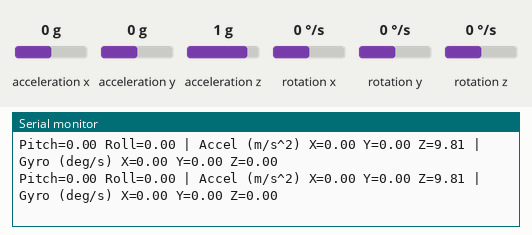
Simulated run of this sketch. Board: Arduino Uno, built with avr-gcc and run on an emulated ATmega328P. On the bench: the last lines printed to the serial monitor. Wiring (inferred from the names in the program): MPU-6050 motion sensor at I2C address 0x68. The inputs (shaded band) are chosen by the test bench; at power-on: acceleration x 0 g, acceleration y 0 g, acceleration z 1 g, rotation x 0 °/s, rotation y 0 °/s, rotation z 0 °/s.

Above: at 4.6 s.
4.7 s: acceleration x set to -0.8 g
At 5.8 s:
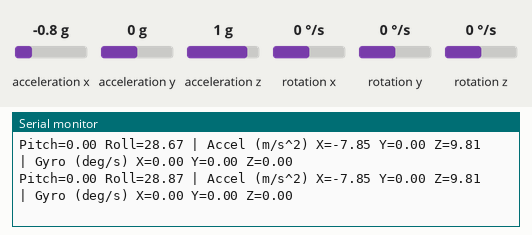
7.7 s: acceleration y set to -0.8 g
At 8.5 s:
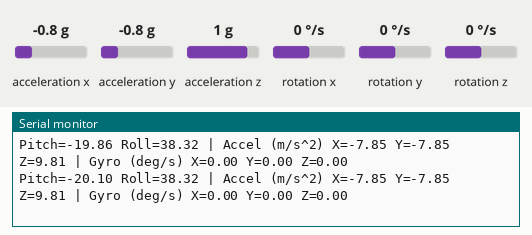
10.7 s: acceleration z set to -1.4 g
At 11.8 s:
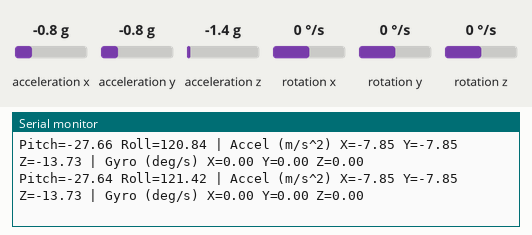
13.7 s: rotation x set to -192 °/s
At 14.8 s:
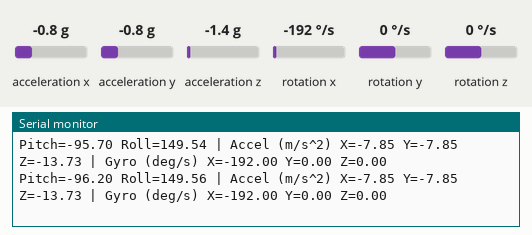
16.7 s: rotation y set to -192 °/s
At 17.6 s:
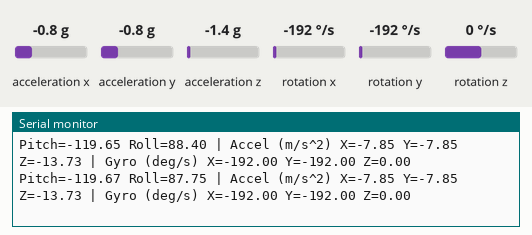
19.7 s: rotation z set to 10 °/s
At 20.7 s:
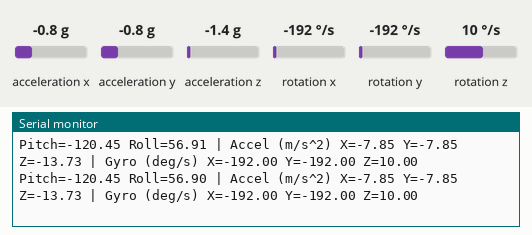
Timing chart, 0 to 22.7 s (numbered marks = the images above; inputs shaded):
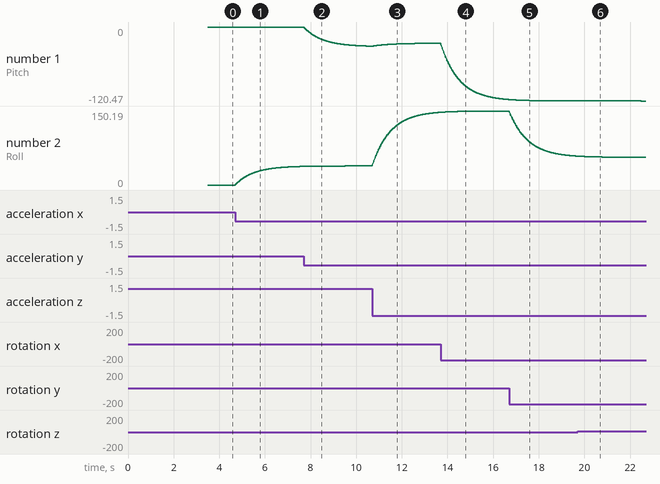

The sketch:

MPU6050_Gy87_Gy521_Calibrado.ino
```cpp
/*
MPU 6050 Código de prueba

Este es el código de prueba para el MPU6050 con calibracion implementada que se puede encontrar en placas como el Gy-521 o el Gy-87

Link del video sobre como usar los registros: https://youtu.be/M9lZ5Qy5S2s?si=_7S1XLJ0XDP_fVhh
*/

#include <Wire.h>
#include <math.h>

// Lecturas crudas
int16_t accelX, accelY, accelZ;
int16_t gyroX, gyroY, gyroZ;

// Lecturas físicas
float accelX_mps2, accelY_mps2, accelZ_mps2;
float gyroX_dps, gyroY_dps, gyroZ_dps;

// Offsets
float accelX_offset = 0;
float accelY_offset = 0;
float accelZ_offset = 0;
float gyroX_offset = 0;
float gyroY_offset = 0;
float gyroZ_offset = 0;

// Constantes
const float ACC_SENS = 16384.0;   // ±2g
const float GYRO_SENS = 131.0;    // ±250°/s
const float G_TO_MPS2 = 9.80665;
const float dt = 0.01;            // 100 Hz
const float alpha = 0.98;         // Filtro complementario
const float accelThreshold = 0.05; // m/s² deadband
const float filterVelAlpha = 0.95; // Suavizado de velocidad

// Ángulos
float pitch = 0;
float roll = 0;

void setup() {
  Serial.begin(115200);
  Wire.begin();
  setupMPU();
  calibrateMPU();
  Serial.println("Inicio completo. Leyendo datos...");
}

void loop() {
  recordAccelRegisters();
  recordGyroRegisters();
  processAccelData();
  processGyroData();

  // ---------------- Filtro complementario ----------------
  float pitchAcc = atan2(accelY_mps2, sqrt(accelX_mps2*accelX_mps2 + accelZ_mps2*accelZ_mps2)) * 180.0 / PI;
  float rollAcc  = atan2(-accelX_mps2, accelZ_mps2) * 180.0 / PI;

  pitch = alpha * (pitch + gyroX_dps * dt) + (1 - alpha) * pitchAcc;
  roll  = alpha * (roll + gyroY_dps * dt)  + (1 - alpha) * rollAcc;

  // ---------------- Compensar gravedad ----------------
  float gX = G_TO_MPS2 * sin(pitch * PI/180);
  float gY = G_TO_MPS2 * sin(roll * PI/180);
  float gZ = G_TO_MPS2 * cos(pitch * PI/180) * cos(roll * PI/180);

  float ax_lin = accelX_mps2 - gX;
  float ay_lin = accelY_mps2 - gY;

  // ---------------- Deadband ----------------
  if(abs(ax_lin) < accelThreshold) ax_lin = 0;
  if(abs(ay_lin) < accelThreshold) ay_lin = 0;

  // ---------------- Imprimir datos ----------------
  Serial.print("Pitch=");
  Serial.print(pitch,2);
  Serial.print(" Roll=");
  Serial.print(roll,2);

  Serial.print(" | Accel (m/s^2) X=");
  Serial.print(accelX_mps2,2);
  Serial.print(" Y=");
  Serial.print(accelY_mps2,2);
  Serial.print(" Z=");
  Serial.print(accelZ_mps2,2);

  Serial.print(" | Gyro (deg/s) X=");
  Serial.print(gyroX_dps,2);
  Serial.print(" Y=");
  Serial.print(gyroY_dps,2);
  Serial.print(" Z=");
  Serial.println(gyroZ_dps,2);

  delay(10); // 100 Hz
}

// ---------------------- Configuración MPU ----------------------
void setupMPU() {
  Wire.beginTransmission(0x68);
  Wire.write(0x6B); Wire.write(0x00); Wire.endTransmission(); // Wake up
  Wire.beginTransmission(0x68);
  Wire.write(0x1B); Wire.write(0x00); Wire.endTransmission(); // Gyro ±250°/s
  Wire.beginTransmission(0x68);
  Wire.write(0x1C); Wire.write(0x00); Wire.endTransmission(); // Accel ±2g
}

// ---------------------- Calibración ----------------------
void calibrateMPU() {
  long sumAx=0, sumAy=0, sumAz=0;
  long sumGx=0, sumGy=0, sumGz=0;
  const int N = 500;

  Serial.println("Calibrando MPU6050, mantenga el sensor quieto...");
  for(int i=0; i<N; i++){
    recordAccelRegisters();
    recordGyroRegisters();
    sumAx += accelX; sumAy += accelY; sumAz += accelZ;
    sumGx += gyroX; sumGy += gyroY; sumGz += gyroZ;
    delay(5);
  }

  accelX_offset = (sumAx / N) / ACC_SENS * G_TO_MPS2;
  accelY_offset = (sumAy / N) / ACC_SENS * G_TO_MPS2;
  accelZ_offset = ((sumAz / N) / ACC_SENS * G_TO_MPS2) - G_TO_MPS2;

  gyroX_offset = (sumGx / N) / GYRO_SENS;
  gyroY_offset = (sumGy / N) / GYRO_SENS;
  gyroZ_offset = (sumGz / N) / GYRO_SENS;

  Serial.println("Calibración completa.");
}

// ---------------------- Lectura acelerómetro ----------------------
void recordAccelRegisters() {
  Wire.beginTransmission(0x68);
  Wire.write(0x3B);
  Wire.endTransmission();
  Wire.requestFrom(0x68,6);
  while(Wire.available()<6);
  accelX = (int16_t)(Wire.read()<<8 | Wire.read());
  accelY = (int16_t)(Wire.read()<<8 | Wire.read());
  accelZ = (int16_t)(Wire.read()<<8 | Wire.read());
}

void processAccelData() {
  accelX_mps2 = (accelX / ACC_SENS) * G_TO_MPS2 - accelX_offset;
  accelY_mps2 = (accelY / ACC_SENS) * G_TO_MPS2 - accelY_offset;
  accelZ_mps2 = (accelZ / ACC_SENS) * G_TO_MPS2 - accelZ_offset;
}

// ---------------------- Lectura giroscopio ----------------------
void recordGyroRegisters() {
  Wire.beginTransmission(0x68);
  Wire.write(0x43);
  Wire.endTransmission();
  Wire.requestFrom(0x68,6);
  while(Wire.available()<6);
  gyroX = (int16_t)(Wire.read()<<8 | Wire.read());
  gyroY = (int16_t)(Wire.read()<<8 | Wire.read());
  gyroZ = (int16_t)(Wire.read()<<8 | Wire.read());
}

void processGyroData() {
  gyroX_dps = (gyroX / GYRO_SENS) - gyroX_offset;
  gyroY_dps = (gyroY / GYRO_SENS) - gyroY_offset;
  gyroZ_dps = (gyroZ / GYRO_SENS) - gyroZ_offset;
}


/*
#include <Wire.h>
#include <math.h>

// Lecturas crudas
int16_t accelX, accelY, accelZ;
int16_t gyroX, gyroY, gyroZ;

// Lecturas físicas
float accelX_mps2, accelY_mps2, accelZ_mps2;
float gyroX_dps, gyroY_dps, gyroZ_dps;

// Offsets calculados en calibración
float accelX_offset = 0;
float accelY_offset = 0;
float accelZ_offset = 0;
float gyroX_offset = 0;
float gyroY_offset = 0;
float gyroZ_offset = 0;

// Constantes
const float ACC_SENS = 16384.0;   // ±2g
const float GYRO_SENS = 131.0;    // ±250°/s
const float G_TO_MPS2 = 9.80665;
const float dt = 0.01;            // 10 ms ~100Hz
const float alpha = 0.98;         // Filtro complementario

// Ángulos
float pitch = 0;
float roll = 0;

// Velocidad lineal
float vX = 0, vY = 0;

void setup() {
  Serial.begin(115200);
  Wire.begin();
  setupMPU();
  calibrateMPU();
  Serial.println("Inicio completo. Leyendo datos...");
}

void loop() {
  recordAccelRegisters();
  recordGyroRegisters();
  processAccelData();
  processGyroData();

  // ---------------- Filtro complementario ----------------
  float pitchAcc = atan2(accelY_mps2, sqrt(accelX_mps2*accelX_mps2 + accelZ_mps2*accelZ_mps2)) * 180.0 / PI;
  float rollAcc  = atan2(-accelX_mps2, accelZ_mps2) * 180.0 / PI;

  pitch = alpha * (pitch + gyroX_dps * dt) + (1 - alpha) * pitchAcc;
  roll  = alpha * (roll + gyroY_dps * dt)  + (1 - alpha) * rollAcc;

  // ---------------- Compensar gravedad ----------------
  float gX = G_TO_MPS2 * sin(pitch * PI/180);
  float gY = G_TO_MPS2 * sin(roll * PI/180);
  float gZ = G_TO_MPS2 * cos(pitch * PI/180) * cos(roll * PI/180);

  float ax_lin = accelX_mps2 - gX;
  float ay_lin = accelY_mps2 - gY;
  // Z se puede calcular si quieres velocidad vertical
  // float az_lin = accelZ_mps2 - gZ;

  // ---------------- Integración para velocidad ----------------
  vX += ax_lin * dt;
  vY += ay_lin * dt;

  // ---------------- Imprimir datos ----------------
  Serial.print("Pitch=");
  Serial.print(pitch,2);
  Serial.print(" Roll=");
  Serial.print(roll,2);

  Serial.print(" | Velocidad (m/s) X=");
  Serial.print(vX,2);
  Serial.print(" Y=");
  Serial.print(vY,2);

  Serial.print(" | Accel (m/s^2) X=");
  Serial.print(accelX_mps2,2);
  Serial.print(" Y=");
  Serial.print(accelY_mps2,2);
  Serial.print(" Z=");
  Serial.print(accelZ_mps2,2);

  Serial.print(" | Gyro (deg/s) X=");
  Serial.print(gyroX_dps,2);
  Serial.print(" Y=");
  Serial.print(gyroY_dps,2);
  Serial.print(" Z=");
  Serial.println(gyroZ_dps,2);

  delay(10); // 100 Hz
}

// ---------------------- Configuración MPU ----------------------
void setupMPU() {
  Wire.beginTransmission(0x68);
  Wire.write(0x6B); Wire.write(0x00); Wire.endTransmission(); // Wake up
  Wire.beginTransmission(0x68);
  Wire.write(0x1B); Wire.write(0x00); Wire.endTransmission(); // Gyro ±250°/s
  Wire.beginTransmission(0x68);
  Wire.write(0x1C); Wire.write(0x00); Wire.endTransmission(); // Accel ±2g
}

// ---------------------- Calibración ----------------------
void calibrateMPU() {
  long sumAx=0, sumAy=0, sumAz=0;
  long sumGx=0, sumGy=0, sumGz=0;
  const int N = 500;

  Serial.println("Calibrando MPU6050, mantenga el sensor quieto...");
  for(int i=0; i<N; i++){
    recordAccelRegisters();
    recordGyroRegisters();
    sumAx += accelX; sumAy += accelY; sumAz += accelZ;
    sumGx += gyroX; sumGy += gyroY; sumGz += gyroZ;
    delay(5);
  }

  accelX_offset = (sumAx / N) / ACC_SENS * G_TO_MPS2;
  accelY_offset = (sumAy / N) / ACC_SENS * G_TO_MPS2;
  accelZ_offset = ((sumAz / N) / ACC_SENS * G_TO_MPS2) - G_TO_MPS2;

  gyroX_offset = (sumGx / N) / GYRO_SENS;
  gyroY_offset = (sumGy / N) / GYRO_SENS;
  gyroZ_offset = (sumGz / N) / GYRO_SENS;

  Serial.println("Calibración completa.");
}

// ---------------------- Lectura acelerómetro ----------------------
void recordAccelRegisters() {
  Wire.beginTransmission(0x68);
  Wire.write(0x3B);
  Wire.endTransmission();
  Wire.requestFrom(0x68,6);
  while(Wire.available()<6);
  accelX = (int16_t)(Wire.read()<<8 | Wire.read());
  accelY = (int16_t)(Wire.read()<<8 | Wire.read());
  accelZ = (int16_t)(Wire.read()<<8 | Wire.read());
}

void processAccelData() {
  accelX_mps2 = (accelX / ACC_SENS) * G_TO_MPS2 - accelX_offset;
  accelY_mps2 = (accelY / ACC_SENS) * G_TO_MPS2 - accelY_offset;
  accelZ_mps2 = (accelZ / ACC_SENS) * G_TO_MPS2 - accelZ_offset;
}

// ---------------------- Lectura giroscopio ----------------------
void recordGyroRegisters() {
  Wire.beginTransmission(0x68);
  Wire.write(0x43);
  Wire.endTransmission();
  Wire.requestFrom(0x68,6);
  while(Wire.available()<6);
  gyroX = (int16_t)(Wire.read()<<8 | Wire.read());
  gyroY = (int16_t)(Wire.read()<<8 | Wire.read());
  gyroZ = (int16_t)(Wire.read()<<8 | Wire.read());
}

void processGyroData() {
  gyroX_dps = (gyroX / GYRO_SENS) - gyroX_offset;
  gyroY_dps = (gyroY / GYRO_SENS) - gyroY_offset;
  gyroZ_dps = (gyroZ / GYRO_SENS) - gyroZ_offset;
}


/*
#include <Wire.h>
#include <math.h>

// Lecturas crudas
int16_t accelX, accelY, accelZ;
int16_t gyroX, gyroY, gyroZ;

// Lecturas físicas
float accelX_mps2, accelY_mps2, accelZ_mps2;
float gyroX_dps, gyroY_dps, gyroZ_dps;

// Offsets calculados en calibración
float accelX_offset = 0;
float accelY_offset = 0;
float accelZ_offset = 0;
float gyroX_offset = 0;
float gyroY_offset = 0;
float gyroZ_offset = 0;

// Constantes
const float ACC_SENS = 16384.0;   // ±2g
const float GYRO_SENS = 131.0;    // ±250°/s
const float G_TO_MPS2 = 9.80665;
const float dt = 0.01;            // 10 ms ~100Hz
const float alpha = 0.98;         // Filtro complementario

// Ángulos
float pitch = 0;
float roll = 0;

void setup() {
  Serial.begin(115200);
  Wire.begin();
  setupMPU();
  calibrateMPU();
  Serial.println("Inicio completo. Leyendo datos...");
}

void loop() {
  recordAccelRegisters();
  recordGyroRegisters();
  processAccelData();
  processGyroData();

  // ---------------- Filtro complementario ----------------
  float pitchAcc = atan2(accelY_mps2, sqrt(accelX_mps2*accelX_mps2 + accelZ_mps2*accelZ_mps2)) * 180.0 / PI;
  float rollAcc  = atan2(-accelX_mps2, accelZ_mps2) * 180.0 / PI;

  pitch = alpha * (pitch + gyroX_dps * dt) + (1 - alpha) * pitchAcc;
  roll  = alpha * (roll + gyroY_dps * dt)  + (1 - alpha) * rollAcc;

  // ---------------- Imprimir ----------------
  Serial.print("Pitch=");
  Serial.print(pitch,2);
  Serial.print(" Roll=");
  Serial.print(roll,2);
  Serial.print(" | Accel (m/s^2) X=");
  Serial.print(accelX_mps2,2);
  Serial.print(" Y=");
  Serial.print(accelY_mps2,2);
  Serial.print(" Z=");
  Serial.print(accelZ_mps2,2);
  Serial.print(" | Gyro (deg/s) X=");
  Serial.print(gyroX_dps,2);
  Serial.print(" Y=");
  Serial.print(gyroY_dps,2);
  Serial.print(" Z=");
  Serial.println(gyroZ_dps,2);

  delay(10); // 100 Hz
}

// ---------------------- Configuración MPU ----------------------
void setupMPU() {
  Wire.beginTransmission(0x68);
  Wire.write(0x6B); Wire.write(0x00); Wire.endTransmission(); // Wake up
  Wire.beginTransmission(0x68);
  Wire.write(0x1B); Wire.write(0x00); Wire.endTransmission(); // Gyro ±250°/s
  Wire.beginTransmission(0x68);
  Wire.write(0x1C); Wire.write(0x00); Wire.endTransmission(); // Accel ±2g
}

// ---------------------- Calibración ----------------------
void calibrateMPU() {
  long sumAx=0, sumAy=0, sumAz=0;
  long sumGx=0, sumGy=0, sumGz=0;
  const int N = 500;

  Serial.println("Calibrando MPU6050, mantenga el sensor quieto...");
  for(int i=0; i<N; i++){
    recordAccelRegisters();
    recordGyroRegisters();
    sumAx += accelX; sumAy += accelY; sumAz += accelZ;
    sumGx += gyroX; sumGy += gyroY; sumGz += gyroZ;
    delay(5);
  }

  accelX_offset = (sumAx / N) / ACC_SENS * G_TO_MPS2;
  accelY_offset = (sumAy / N) / ACC_SENS * G_TO_MPS2;
  accelZ_offset = ((sumAz / N) / ACC_SENS * G_TO_MPS2) - G_TO_MPS2; // Z compensa gravedad

  gyroX_offset = (sumGx / N) / GYRO_SENS;
  gyroY_offset = (sumGy / N) / GYRO_SENS;
  gyroZ_offset = (sumGz / N) / GYRO_SENS;

  Serial.println("Calibración completa.");
}

// ---------------------- Lectura acelerómetro ----------------------
void recordAccelRegisters() {
  Wire.beginTransmission(0x68);
  Wire.write(0x3B);
  Wire.endTransmission();
  Wire.requestFrom(0x68,6);
  while(Wire.available()<6);
  accelX = (int16_t)(Wire.read()<<8 | Wire.read());
  accelY = (int16_t)(Wire.read()<<8 | Wire.read());
  accelZ = (int16_t)(Wire.read()<<8 | Wire.read());
}

void processAccelData() {
  accelX_mps2 = (accelX / ACC_SENS) * G_TO_MPS2 - accelX_offset;
  accelY_mps2 = (accelY / ACC_SENS) * G_TO_MPS2 - accelY_offset;
  accelZ_mps2 = (accelZ / ACC_SENS) * G_TO_MPS2 - accelZ_offset;
}

// ---------------------- Lectura giroscopio ----------------------
void recordGyroRegisters() {
  Wire.beginTransmission(0x68);
  Wire.write(0x43);
  Wire.endTransmission();
  Wire.requestFrom(0x68,6);
  while(Wire.available()<6);
  gyroX = (int16_t)(Wire.read()<<8 | Wire.read());
  gyroY = (int16_t)(Wire.read()<<8 | Wire.read());
  gyroZ = (int16_t)(Wire.read()<<8 | Wire.read());
}

void processGyroData() {
  gyroX_dps = (gyroX / GYRO_SENS) - gyroX_offset;
  gyroY_dps = (gyroY / GYRO_SENS) - gyroY_offset;
  gyroZ_dps = (gyroZ / GYRO_SENS) - gyroZ_offset;
}


/*
CODIGO FUNCIONA BIEN

#include <Wire.h>

// Lecturas crudas
int16_t accelX, accelY, accelZ;
int16_t gyroX, gyroY, gyroZ;

// Lecturas físicas
float accelX_mps2, accelY_mps2, accelZ_mps2;
float gyroX_dps, gyroY_dps, gyroZ_dps;

// Offsets calculados en calibración
float accelX_offset = 0;
float accelY_offset = 0;
float accelZ_offset = 0;
float gyroX_offset = 0;
float gyroY_offset = 0;
float gyroZ_offset = 0;

// Constantes de conversión
const float ACC_SENS = 16384.0;   // ±2g
const float GYRO_SENS = 131.0;    // ±250°/s
const float G_TO_MPS2 = 9.80665;

void setup() {
  Serial.begin(115200);
  Wire.begin();
  setupMPU();
  calibrateMPU();  // Calibración automática
  Serial.println("Inicio completo. Leyendo datos...");
}

void loop() {
  recordAccelRegisters();
  recordGyroRegisters();
  processAccelData();
  processGyroData();
  printData();
  delay(1000);  // ~100 Hz
}

// ---------------------- Configuración MPU ----------------------
void setupMPU() {
  // Wake up MPU
  Wire.beginTransmission(0x68);
  Wire.write(0x6B);
  Wire.write(0x00);
  Wire.endTransmission();

  // Configurar giroscopio ±250°/s
  Wire.beginTransmission(0x68);
  Wire.write(0x1B);
  Wire.write(0x00);
  Wire.endTransmission();

  // Configurar acelerómetro ±2g
  Wire.beginTransmission(0x68);
  Wire.write(0x1C);
  Wire.write(0x00);
  Wire.endTransmission();
}

// ---------------------- Calibración ----------------------
void calibrateMPU() {
  long sumAx=0, sumAy=0, sumAz=0;
  long sumGx=0, sumGy=0, sumGz=0;
  const int N = 500;

  Serial.println("Calibrando MPU6050, mantenga el sensor quieto...");

  for(int i=0; i<N; i++){
    recordAccelRegisters();
    recordGyroRegisters();
    sumAx += accelX;
    sumAy += accelY;
    sumAz += accelZ;
    sumGx += gyroX;
    sumGy += gyroY;
    sumGz += gyroZ;
    delay(5);
  }

  // Convertir a unidades físicas
  accelX_offset = (sumAx / N) / ACC_SENS * G_TO_MPS2;
  accelY_offset = (sumAy / N) / ACC_SENS * G_TO_MPS2;
  accelZ_offset = ((sumAz / N) / ACC_SENS * G_TO_MPS2) - G_TO_MPS2; // Z compensa gravedad

  gyroX_offset = (sumGx / N) / GYRO_SENS;
  gyroY_offset = (sumGy / N) / GYRO_SENS;
  gyroZ_offset = (sumGz / N) / GYRO_SENS;

  Serial.println("Calibración completa.");
}

// ---------------------- Lectura acelerómetro ----------------------
void recordAccelRegisters() {
  Wire.beginTransmission(0x68);
  Wire.write(0x3B);
  Wire.endTransmission();
  Wire.requestFrom(0x68,6);
  while(Wire.available() < 6);
  accelX = (int16_t)(Wire.read()<<8 | Wire.read());
  accelY = (int16_t)(Wire.read()<<8 | Wire.read());
  accelZ = (int16_t)(Wire.read()<<8 | Wire.read());
}

void processAccelData() {
  accelX_mps2 = (accelX / ACC_SENS) * G_TO_MPS2 - accelX_offset;
  accelY_mps2 = (accelY / ACC_SENS) * G_TO_MPS2 - accelY_offset;
  accelZ_mps2 = (accelZ / ACC_SENS) * G_TO_MPS2 - accelZ_offset;
}

// ---------------------- Lectura giroscopio ----------------------
void recordGyroRegisters() {
  Wire.beginTransmission(0x68);
  Wire.write(0x43);
  Wire.endTransmission();
  Wire.requestFrom(0x68,6);
  while(Wire.available() < 6);
  gyroX = (int16_t)(Wire.read()<<8 | Wire.read());
  gyroY = (int16_t)(Wire.read()<<8 | Wire.read());
  gyroZ = (int16_t)(Wire.read()<<8 | Wire.read());
}

void processGyroData() {
  gyroX_dps = (gyroX / GYRO_SENS) - gyroX_offset;
  gyroY_dps = (gyroY / GYRO_SENS) - gyroY_offset;
  gyroZ_dps = (gyroZ / GYRO_SENS) - gyroZ_offset;
}

// ---------------------- Impresión de datos ----------------------
void printData() {
  Serial.print("Gyro (deg/s) X=");
  Serial.print(gyroX_dps,3);
  Serial.print(" Y=");
  Serial.print(gyroY_dps,3);
  Serial.print(" Z=");
  Serial.print(gyroZ_dps,3);

  Serial.print(" | Accel (m/s^2) X=");
  Serial.print(accelX_mps2,3);
  Serial.print(" Y=");
  Serial.print(accelY_mps2,3);
  Serial.print(" Z=");
  Serial.println(accelZ_mps2,3);
}


/*
#include <Wire.h>

int16_t accelX, accelY, accelZ;
float gForceX, gForceY, gForceZ;

int16_t gyroX, gyroY, gyroZ;
float rotX, rotY, rotZ;

void setup()
{
  Serial.begin(115200);
  Wire.begin();
  setupMPU();
}

void loop()
{
  recordAccelRegisters();
  recordGyroRegisters();
  printData();
  delay(1000);
}

//Funcion para establecer comunicación con el MPU e incializar los registros
void setupMPU()
{
  // Verificar WHO_AM_I
  Wire.beginTransmission(0x68);
  Wire.write(0x75); // WHO_AM_I register
  Wire.endTransmission();
  Wire.requestFrom(0x68, (uint8_t)1);
  if (Wire.available()) {
    uint8_t who = Wire.read();
    Serial.print("WHO_AM_I = 0x"); Serial.println(who, HEX);
  } else {
    Serial.println("No responde WHO_AM_I. Revisa I2C/dirección.");
  }

  Wire.beginTransmission(0x68); //This is the I2C address of the MPU (b1101000/b1101001 or 0x68/0x69 for AC0 low/high datasheet sec. 9.2)
  Wire.write(0x6B); //Accessing the register 6B - Power Management (Sec. 4.28)
  Wire.write(0x00); //Setting SLEEP register to 0. (Required; see Note on p. 9)
  Wire.endTransmission();

  Wire.beginTransmission(0x68); //I2C address of the MPU
  Wire.write(0x1B); //Accessing the register 1B - Gyroscope Configuration (Sec. 4.4)
  Wire.write(0x00); //Setting the gyro to full scale +/- 250deg./s
  Wire.endTransmission();

  Wire.beginTransmission(0x68); //I2C address of the MPU
  Wire.write(0x1C); //Accessing the register 1C - Acccelerometer Configuration (Sec. 4.5)
  Wire.write(0x00); //Setting the accel to +/- 2g
  Wire.endTransmission();
}

void recordAccelRegisters() {
  Wire.beginTransmission(0x68); //I2C address of the MPU
  Wire.write(0x3B); //Starting register for Accel Readings
  Wire.endTransmission();

  Wire.requestFrom(0x68,6); //Request Accel Registers (3B - 40)
  while(Wire.available() < 6);
  accelX = (int16_t)(Wire.read() << 8 | Wire.read());
  accelY = (int16_t)(Wire.read() << 8 | Wire.read());
  accelZ = (int16_t)(Wire.read() << 8 | Wire.read());
  processAccelData();
}

void processAccelData(){
  gForceX = (accelX / 16384.0)*9.80665;
  gForceY = (accelY / 16384.0)*9.80665;
  gForceZ = (accelZ / 16384.0)*9.80665;
}

void recordGyroRegisters() {
  Wire.beginTransmission(0x68); //I2C address of the MPU
  Wire.write(0x43); //Starting register for Gyro Readings
  Wire.endTransmission();

  Wire.requestFrom(0x68,6); //Request Gyro Registers (43 - 48)
  while(Wire.available() < 6);
  gyroX = (int16_t)(Wire.read()<<8|Wire.read()); //Store first two bytes into accelX
  gyroY = (int16_t)(Wire.read()<<8|Wire.read()); //Store middle two bytes into accelY
  gyroZ = (int16_t)(Wire.read()<<8|Wire.read()); //Store last two bytes into accelZ
  processGyroData();
}

void processGyroData() {
  rotX = gyroX / 131.0;
  rotY = gyroY / 131.0;
  rotZ = gyroZ / 131.0;
}

void printData() {
  Serial.print("Gyro (deg)");
  Serial.print(" X=");
  Serial.print(rotX);
  Serial.print(" Y=");
  Serial.print(rotY);
  Serial.print(" Z=");
  Serial.print(rotZ);
  Serial.print(" Accel (RAW)");
  Serial.print(" X=");
  Serial.print(accelX);
  Serial.print(" Y=");
  Serial.print(accelY);
  Serial.print(" Z=");
  Serial.print(accelZ);
  Serial.print(" Accel (m/s^2)");
  Serial.print(" X=");
  Serial.print(gForceX);
  Serial.print(" Y=");
  Serial.print(gForceY);
  Serial.print(" Z=");
  Serial.println(gForceZ);
}*/
```

Measured:
- after the input at 4.7 s, the serial monitor: prints a new line at once (image 1)
- plotted number 2: 0 → 37.76 after the input at 4.7 s
